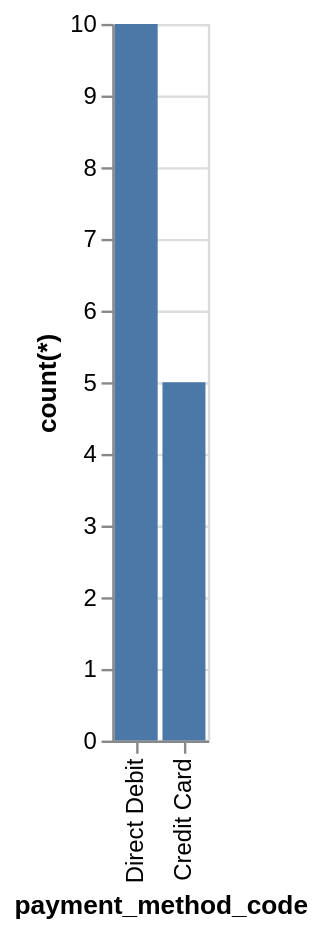

Source (Vega-Lite JSON):
### Vega-Lite specification from a JSON file in a GitHub repository (floating-point values rounded to 4 significant figures)
{"data": {"values": [{"x_data": "Direct Debit", "y_data": 10}, {"x_data": "Credit Card", "y_data": 5}]}, "mark": "bar", "encoding": {"x": {"field": "x_data", "type": "nominal", "title": "payment_method_code", "sort": {"op": "sum", "field": "y_data", "order": "descending"}}, "y": {"field": "y_data", "type": "quantitative", "title": "count(*)"}}}
